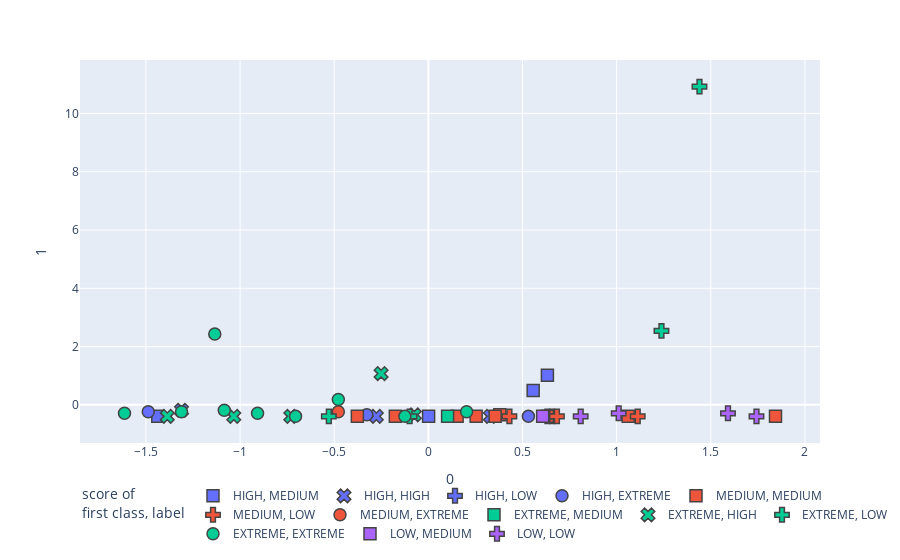

Here is the notebook cell this chart was saved with:
### Code cell
# K-fold Method (cross validation) with Classification Accuracy Formula
my_neighbors = 8
    
# Split Training and Test sets
features_train, feature_test, class_train, class_test = train_test_split(
    features, classlabel, train_size=0.8, random_state=1)

# Scaling the features
scalar = preprocessing.StandardScaler().fit(features_train)
features_train = scalar.transform(features_train)
feature_test = scalar.transform(feature_test)

# Step 1: Instantiate 
knn = neighbors.KNeighborsClassifier(n_neighbors = my_neighbors)

# Step 2: Fit
knn.fit(features_train, class_train)

# Step 3: Predict
predictions = knn.predict(feature_test)

# Step 4: Evaluate
my_score=accuracy_score(class_test, predictions)
print(f'The Accuracy Score with {my_neighbors}-neighbors is {my_score}')

### Figure 1 — Plotly figure (JSON) as saved in the notebook; plotly's stock layout.template omitted (floating-point values rounded to 4 significant figures)
{"data": [{"hovertemplate": "score of <br>first class=HIGH<br>label=MEDIUM<br>0=%{x}<br>1=%{y}<extra></extra>", "legendgroup": "HIGH, MEDIUM", "marker": {"color": "#636efa", "line": {"width": 1.5}, "size": 12, "symbol": "square"}, "mode": "markers", "name": "HIGH, MEDIUM", "orientation": "v", "showlegend": true, "type": "scatter", "x": [0.6324, 0.001431, -1.437, 0.5567], "xaxis": "x", "y": [1.02, -0.3942, -0.3942, 0.4963], "yaxis": "y"}, {"hovertemplate": "score of <br>first class=HIGH<br>label=HIGH<br>0=%{x}<br>1=%{y}<extra></extra>", "legendgroup": "HIGH, HIGH", "marker": {"color": "#636efa", "line": {"width": 1.5}, "size": 12, "symbol": "x"}, "mode": "markers", "name": "HIGH, HIGH", "orientation": "v", "showlegend": true, "type": "scatter", "x": [-1.311, 0.3295, -0.2762], "xaxis": "x", "y": [-0.1847, -0.3942, -0.3942], "yaxis": "y"}, {"hovertemplate": "score of <br>first class=HIGH<br>label=LOW<br>0=%{x}<br>1=%{y}<extra></extra>", "legendgroup": "HIGH, LOW", "marker": {"color": "#636efa", "line": {"width": 1.5}, "size": 12, "symbol": "cross"}, "mode": "markers", "name": "HIGH, LOW", "orientation": "v", "showlegend": true, "type": "scatter", "x": [0.6576], "xaxis": "x", "y": [-0.3942], "yaxis": "y"}, {"hovertemplate": "score of <br>first class=HIGH<br>label=EXTREME<br>0=%{x}<br>1=%{y}<extra></extra>", "legendgroup": "HIGH, EXTREME", "marker": {"color": "#636efa", "line": {"width": 1.5}, "size": 12, "symbol": "circle"}, "mode": "markers", "name": "HIGH, EXTREME", "orientation": "v", "showlegend": true, "type": "scatter", "x": [0.5314, -0.3267, -1.488], "xaxis": "x", "y": [-0.3942, -0.3418, -0.2371], "yaxis": "y"}, {"hovertemplate": "score of <br>first class=MEDIUM<br>label=MEDIUM<br>0=%{x}<br>1=%{y}<extra></extra>", "legendgroup": "MEDIUM, MEDIUM", "marker": {"color": "#EF553B", "line": {"width": 1.5}, "size": 12, "symbol": "square"}, "mode": "markers", "name": "MEDIUM, MEDIUM", "orientation": "v", "showlegend": true, "type": "scatter", "x": [0.38, 1.061, 0.2538, -0.3771, -0.1752, 0.6324, 0.1529, 0.3548, 1.844], "xaxis": "x", "y": [-0.3418, -0.3942, -0.3942, -0.3942, -0.3942, -0.3942, -0.3942, -0.3942, -0.3942], "yaxis": "y"}, {"hovertemplate": "score of <br>first class=MEDIUM<br>label=LOW<br>0=%{x}<br>1=%{y}<extra></extra>", "legendgroup": "MEDIUM, LOW", "marker": {"color": "#EF553B", "line": {"width": 1.5}, "size": 12, "symbol": "cross"}, "mode": "markers", "name": "MEDIUM, LOW", "orientation": "v", "showlegend": true, "type": "scatter", "x": [1.112, 0.6324, 0.4305, 0.6829], "xaxis": "x", "y": [-0.3942, -0.3942, -0.3942, -0.3942], "yaxis": "y"}, {"hovertemplate": "score of <br>first class=MEDIUM<br>label=EXTREME<br>0=%{x}<br>1=%{y}<extra></extra>", "legendgroup": "MEDIUM, EXTREME", "marker": {"color": "#EF553B", "line": {"width": 1.5}, "size": 12, "symbol": "circle"}, "mode": "markers", "name": "MEDIUM, EXTREME", "orientation": "v", "showlegend": true, "type": "scatter", "x": [-0.4781], "xaxis": "x", "y": [-0.2371], "yaxis": "y"}, {"hovertemplate": "score of <br>first class=EXTREME<br>label=MEDIUM<br>0=%{x}<br>1=%{y}<extra></extra>", "legendgroup": "EXTREME, MEDIUM", "marker": {"color": "#00cc96", "line": {"width": 1.5}, "size": 12, "symbol": "square"}, "mode": "markers", "name": "EXTREME, MEDIUM", "orientation": "v", "showlegend": true, "type": "scatter", "x": [0.1024], "xaxis": "x", "y": [-0.3942], "yaxis": "y"}, {"hovertemplate": "score of <br>first class=EXTREME<br>label=HIGH<br>0=%{x}<br>1=%{y}<extra></extra>", "legendgroup": "EXTREME, HIGH", "marker": {"color": "#00cc96", "line": {"width": 1.5}, "size": 12, "symbol": "x"}, "mode": "markers", "name": "EXTREME, HIGH", "orientation": "v", "showlegend": true, "type": "scatter", "x": [-0.07428, -0.251, -1.033, -1.387, -0.7305], "xaxis": "x", "y": [-0.3418, 1.072, -0.3942, -0.3942, -0.3942], "yaxis": "y"}, {"hovertemplate": "score of <br>first class=EXTREME<br>label=LOW<br>0=%{x}<br>1=%{y}<extra></extra>", "legendgroup": "EXTREME, LOW", "marker": {"color": "#00cc96", "line": {"width": 1.5}, "size": 12, "symbol": "cross"}, "mode": "markers", "name": "EXTREME, LOW", "orientation": "v", "showlegend": true, "type": "scatter", "x": [-0.09952, 1.238, -0.5286, 1.44], "xaxis": "x", "y": [-0.3942, 2.539, -0.3942, 10.92], "yaxis": "y"}, {"hovertemplate": "score of <br>first class=EXTREME<br>label=EXTREME<br>0=%{x}<br>1=%{y}<extra></extra>", "legendgroup": "EXTREME, EXTREME", "marker": {"color": "#00cc96", "line": {"width": 1.5}, "size": 12, "symbol": "circle"}, "mode": "markers", "name": "EXTREME, EXTREME", "orientation": "v", "showlegend": true, "type": "scatter", "x": [-1.614, -1.311, 0.2033, -0.4781, -0.1248, -0.7052, -0.9071, -1.084, -1.134], "xaxis": "x", "y": [-0.2894, -0.2371, -0.2371, 0.182, -0.3942, -0.3942, -0.2894, -0.1847, 2.434], "yaxis": "y"}, {"hovertemplate": "score of <br>first class=LOW<br>label=MEDIUM<br>0=%{x}<br>1=%{y}<extra></extra>", "legendgroup": "LOW, MEDIUM", "marker": {"color": "#ab63fa", "line": {"width": 1.5}, "size": 12, "symbol": "square"}, "mode": "markers", "name": "LOW, MEDIUM", "orientation": "v", "showlegend": true, "type": "scatter", "x": [0.6071], "xaxis": "x", "y": [-0.3942], "yaxis": "y"}, {"hovertemplate": "score of <br>first class=LOW<br>label=LOW<br>0=%{x}<br>1=%{y}<extra></extra>", "legendgroup": "LOW, LOW", "marker": {"color": "#ab63fa", "line": {"width": 1.5}, "size": 12, "symbol": "cross"}, "mode": "markers", "name": "LOW, LOW", "orientation": "v", "showlegend": true, "type": "scatter", "x": [1.743, 1.011, 0.8091, 1.591], "xaxis": "x", "y": [-0.3942, -0.2894, -0.3942, -0.2894], "yaxis": "y"}], "layout": {"legend": {"orientation": "h", "title": {"text": "score of <br>first class, label"}, "tracegroupgap": 0}, "margin": {"t": 60}, "xaxis": {"anchor": "y", "domain": [0, 1], "title": {"text": "0"}}, "yaxis": {"anchor": "x", "domain": [0, 1], "title": {"text": "1"}}}}
